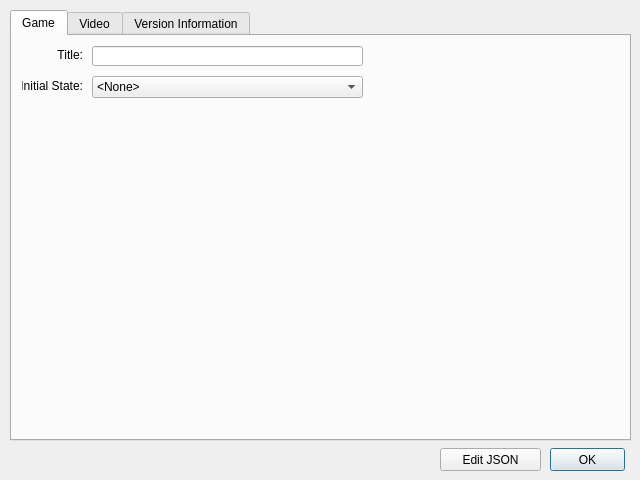
<?xml version="1.0" encoding="UTF-8"?>
<ui version="4.0">
 <class>ConfigurationDialog</class>
 <widget class="QDialog" name="ConfigurationDialog">
  <property name="geometry">
   <rect>
    <x>0</x>
    <y>0</y>
    <width>640</width>
    <height>480</height>
   </rect>
  </property>
  <property name="sizePolicy">
   <sizepolicy hsizetype="Fixed" vsizetype="Fixed">
    <horstretch>0</horstretch>
    <verstretch>0</verstretch>
   </sizepolicy>
  </property>
  <property name="minimumSize">
   <size>
    <width>640</width>
    <height>480</height>
   </size>
  </property>
  <property name="maximumSize">
   <size>
    <width>640</width>
    <height>480</height>
   </size>
  </property>
  <property name="windowTitle">
   <string>Game Configuration</string>
  </property>
  <property name="windowIcon">
   <iconset resource="../../resources/icons.qrc">
    <normaloff>:/icons/preferences.png</normaloff>:/icons/preferences.png</iconset>
  </property>
  <property name="modal">
   <bool>false</bool>
  </property>
  <widget class="QTabWidget" name="tabWidget">
   <property name="geometry">
    <rect>
     <x>10</x>
     <y>10</y>
     <width>621</width>
     <height>431</height>
    </rect>
   </property>
   <property name="tabPosition">
    <enum>QTabWidget::North</enum>
   </property>
   <property name="tabShape">
    <enum>QTabWidget::Rounded</enum>
   </property>
   <property name="currentIndex">
    <number>0</number>
   </property>
   <property name="elideMode">
    <enum>Qt::ElideNone</enum>
   </property>
   <property name="documentMode">
    <bool>false</bool>
   </property>
   <widget class="QWidget" name="tabGame">
    <attribute name="title">
     <string>Game</string>
    </attribute>
    <widget class="QLabel" name="labelTitle">
     <property name="geometry">
      <rect>
       <x>10</x>
       <y>11</y>
       <width>61</width>
       <height>16</height>
      </rect>
     </property>
     <property name="text">
      <string>Title:</string>
     </property>
     <property name="alignment">
      <set>Qt::AlignRight|Qt::AlignTrailing|Qt::AlignVCenter</set>
     </property>
    </widget>
    <widget class="QLineEdit" name="lineEditTitle">
     <property name="geometry">
      <rect>
       <x>80</x>
       <y>10</y>
       <width>271</width>
       <height>20</height>
      </rect>
     </property>
    </widget>
    <widget class="QLabel" name="labelInitialState">
     <property name="geometry">
      <rect>
       <x>10</x>
       <y>40</y>
       <width>61</width>
       <height>20</height>
      </rect>
     </property>
     <property name="text">
      <string>Initial State:</string>
     </property>
     <property name="alignment">
      <set>Qt::AlignRight|Qt::AlignTrailing|Qt::AlignVCenter</set>
     </property>
    </widget>
    <widget class="QComboBox" name="comboBoxInitialState">
     <property name="geometry">
      <rect>
       <x>80</x>
       <y>40</y>
       <width>271</width>
       <height>22</height>
      </rect>
     </property>
     <item>
      <property name="text">
       <string>&lt;None&gt;</string>
      </property>
     </item>
    </widget>
   </widget>
   <widget class="QWidget" name="tabVideo">
    <attribute name="title">
     <string>Video</string>
    </attribute>
    <widget class="QGroupBox" name="groupBoxVideoWindow">
     <property name="geometry">
      <rect>
       <x>10</x>
       <y>10</y>
       <width>291</width>
       <height>181</height>
      </rect>
     </property>
     <property name="title">
      <string>Window</string>
     </property>
     <widget class="QGroupBox" name="groupBoxVideoVideoWindowSize">
      <property name="geometry">
       <rect>
        <x>10</x>
        <y>20</y>
        <width>161</width>
        <height>81</height>
       </rect>
      </property>
      <property name="title">
       <string>Size</string>
      </property>
      <widget class="QLabel" name="labelVindowWindowWidth">
       <property name="geometry">
        <rect>
         <x>10</x>
         <y>22</y>
         <width>41</width>
         <height>16</height>
        </rect>
       </property>
       <property name="text">
        <string>Width:</string>
       </property>
       <property name="alignment">
        <set>Qt::AlignRight|Qt::AlignTrailing|Qt::AlignVCenter</set>
       </property>
      </widget>
      <widget class="QLabel" name="labelVindowWindowHeight">
       <property name="geometry">
        <rect>
         <x>10</x>
         <y>52</y>
         <width>41</width>
         <height>16</height>
        </rect>
       </property>
       <property name="text">
        <string>Height:</string>
       </property>
       <property name="alignment">
        <set>Qt::AlignRight|Qt::AlignTrailing|Qt::AlignVCenter</set>
       </property>
      </widget>
      <widget class="QSpinBox" name="spinBoxVideoWindowWidth">
       <property name="geometry">
        <rect>
         <x>60</x>
         <y>20</y>
         <width>81</width>
         <height>22</height>
        </rect>
       </property>
       <property name="maximum">
        <number>2560</number>
       </property>
      </widget>
      <widget class="QSpinBox" name="spinBoxVideoWindowHeight">
       <property name="geometry">
        <rect>
         <x>60</x>
         <y>50</y>
         <width>81</width>
         <height>22</height>
        </rect>
       </property>
       <property name="maximum">
        <number>2048</number>
       </property>
      </widget>
     </widget>
     <widget class="QCheckBox" name="checkBoxVideoFullscreen">
      <property name="geometry">
       <rect>
        <x>10</x>
        <y>110</y>
        <width>70</width>
        <height>17</height>
       </rect>
      </property>
      <property name="text">
       <string>Fullscreen</string>
      </property>
     </widget>
     <widget class="QCheckBox" name="checkBoxVideoVsync">
      <property name="geometry">
       <rect>
        <x>10</x>
        <y>130</y>
        <width>70</width>
        <height>17</height>
       </rect>
      </property>
      <property name="text">
       <string>Vsync</string>
      </property>
     </widget>
     <widget class="QCheckBox" name="checkBoxVideoCursor">
      <property name="geometry">
       <rect>
        <x>10</x>
        <y>150</y>
        <width>91</width>
        <height>17</height>
       </rect>
      </property>
      <property name="text">
       <string>Cursor visible</string>
      </property>
     </widget>
    </widget>
    <widget class="QGroupBox" name="groupBoxVideo">
     <property name="geometry">
      <rect>
       <x>310</x>
       <y>10</y>
       <width>291</width>
       <height>80</height>
      </rect>
     </property>
     <property name="title">
      <string>Video</string>
     </property>
     <widget class="QLabel" name="labelTargetFramerate">
      <property name="geometry">
       <rect>
        <x>10</x>
        <y>22</y>
        <width>101</width>
        <height>16</height>
       </rect>
      </property>
      <property name="text">
       <string>Target Framerate:</string>
      </property>
      <property name="alignment">
       <set>Qt::AlignRight|Qt::AlignTrailing|Qt::AlignVCenter</set>
      </property>
     </widget>
     <widget class="QSpinBox" name="spinBoxVideoFramerate">
      <property name="geometry">
       <rect>
        <x>120</x>
        <y>20</y>
        <width>51</width>
        <height>22</height>
       </rect>
      </property>
     </widget>
     <widget class="QLabel" name="labelAaLevel">
      <property name="geometry">
       <rect>
        <x>10</x>
        <y>50</y>
        <width>101</width>
        <height>20</height>
       </rect>
      </property>
      <property name="text">
       <string>Anti-Aliasing Level:</string>
      </property>
      <property name="alignment">
       <set>Qt::AlignRight|Qt::AlignTrailing|Qt::AlignVCenter</set>
      </property>
     </widget>
     <widget class="QComboBox" name="comboBoxVideoAaLevel">
      <property name="geometry">
       <rect>
        <x>120</x>
        <y>50</y>
        <width>51</width>
        <height>22</height>
       </rect>
      </property>
      <item>
       <property name="text">
        <string>0</string>
       </property>
      </item>
      <item>
       <property name="text">
        <string>2</string>
       </property>
      </item>
      <item>
       <property name="text">
        <string>4</string>
       </property>
      </item>
      <item>
       <property name="text">
        <string>8</string>
       </property>
      </item>
      <item>
       <property name="text">
        <string>16</string>
       </property>
      </item>
      <item>
       <property name="text">
        <string>32</string>
       </property>
      </item>
     </widget>
    </widget>
    <widget class="QGroupBox" name="groupBoxTextureSheets">
     <property name="geometry">
      <rect>
       <x>310</x>
       <y>100</y>
       <width>291</width>
       <height>91</height>
      </rect>
     </property>
     <property name="title">
      <string>Texture Sheets</string>
     </property>
     <property name="alignment">
      <set>Qt::AlignLeading|Qt::AlignLeft|Qt::AlignVCenter</set>
     </property>
     <property name="flat">
      <bool>false</bool>
     </property>
     <widget class="QLabel" name="labelSheetSize">
      <property name="geometry">
       <rect>
        <x>10</x>
        <y>20</y>
        <width>61</width>
        <height>20</height>
       </rect>
      </property>
      <property name="text">
       <string>Sheet Size:</string>
      </property>
      <property name="alignment">
       <set>Qt::AlignRight|Qt::AlignTrailing|Qt::AlignVCenter</set>
      </property>
     </widget>
     <widget class="QComboBox" name="comboBoxTextureSheetSize">
      <property name="geometry">
       <rect>
        <x>80</x>
        <y>20</y>
        <width>69</width>
        <height>22</height>
       </rect>
      </property>
      <item>
       <property name="text">
        <string>1024</string>
       </property>
      </item>
      <item>
       <property name="text">
        <string>2048</string>
       </property>
      </item>
      <item>
       <property name="text">
        <string>4096</string>
       </property>
      </item>
      <item>
       <property name="text">
        <string>8192</string>
       </property>
      </item>
      <item>
       <property name="text">
        <string>16320</string>
       </property>
      </item>
     </widget>
     <widget class="QPushButton" name="pushButtonVideoTextureSheetsPreview">
      <property name="geometry">
       <rect>
        <x>10</x>
        <y>50</y>
        <width>141</width>
        <height>23</height>
       </rect>
      </property>
      <property name="text">
       <string>Preview</string>
      </property>
      <property name="icon">
       <iconset resource="../../resources/icons.qrc">
        <normaloff>:/icons/rainbow.png</normaloff>:/icons/rainbow.png</iconset>
      </property>
      <property name="autoDefault">
       <bool>false</bool>
      </property>
     </widget>
    </widget>
   </widget>
   <widget class="QWidget" name="tabVersionInformation">
    <attribute name="title">
     <string>Version Information</string>
    </attribute>
    <widget class="QLabel" name="labelVersion">
     <property name="geometry">
      <rect>
       <x>10</x>
       <y>20</y>
       <width>71</width>
       <height>16</height>
      </rect>
     </property>
     <property name="text">
      <string>Version:</string>
     </property>
     <property name="alignment">
      <set>Qt::AlignRight|Qt::AlignTrailing|Qt::AlignVCenter</set>
     </property>
    </widget>
    <widget class="QLineEdit" name="lineEditVersion">
     <property name="geometry">
      <rect>
       <x>90</x>
       <y>20</y>
       <width>151</width>
       <height>20</height>
      </rect>
     </property>
    </widget>
    <widget class="QLabel" name="labelDescription">
     <property name="geometry">
      <rect>
       <x>10</x>
       <y>72</y>
       <width>71</width>
       <height>16</height>
      </rect>
     </property>
     <property name="text">
      <string>Description:</string>
     </property>
     <property name="alignment">
      <set>Qt::AlignRight|Qt::AlignTrailing|Qt::AlignVCenter</set>
     </property>
    </widget>
    <widget class="QLabel" name="labelProduct">
     <property name="geometry">
      <rect>
       <x>10</x>
       <y>102</y>
       <width>71</width>
       <height>16</height>
      </rect>
     </property>
     <property name="text">
      <string>Product:</string>
     </property>
     <property name="alignment">
      <set>Qt::AlignRight|Qt::AlignTrailing|Qt::AlignVCenter</set>
     </property>
    </widget>
    <widget class="QLabel" name="labelCompany">
     <property name="geometry">
      <rect>
       <x>10</x>
       <y>132</y>
       <width>71</width>
       <height>16</height>
      </rect>
     </property>
     <property name="text">
      <string>Company:</string>
     </property>
     <property name="alignment">
      <set>Qt::AlignRight|Qt::AlignTrailing|Qt::AlignVCenter</set>
     </property>
    </widget>
    <widget class="QLabel" name="labelCopyright">
     <property name="geometry">
      <rect>
       <x>10</x>
       <y>162</y>
       <width>71</width>
       <height>16</height>
      </rect>
     </property>
     <property name="text">
      <string>Copyright:</string>
     </property>
     <property name="alignment">
      <set>Qt::AlignRight|Qt::AlignTrailing|Qt::AlignVCenter</set>
     </property>
    </widget>
    <widget class="QLabel" name="labelTrademark">
     <property name="geometry">
      <rect>
       <x>10</x>
       <y>192</y>
       <width>71</width>
       <height>16</height>
      </rect>
     </property>
     <property name="text">
      <string>Trademark:</string>
     </property>
     <property name="alignment">
      <set>Qt::AlignRight|Qt::AlignTrailing|Qt::AlignVCenter</set>
     </property>
    </widget>
    <widget class="QLineEdit" name="lineEditDescription">
     <property name="geometry">
      <rect>
       <x>90</x>
       <y>70</y>
       <width>151</width>
       <height>20</height>
      </rect>
     </property>
    </widget>
    <widget class="QLineEdit" name="lineEditProduct">
     <property name="geometry">
      <rect>
       <x>90</x>
       <y>100</y>
       <width>151</width>
       <height>20</height>
      </rect>
     </property>
    </widget>
    <widget class="QLineEdit" name="lineEditCompany">
     <property name="geometry">
      <rect>
       <x>90</x>
       <y>130</y>
       <width>151</width>
       <height>20</height>
      </rect>
     </property>
    </widget>
    <widget class="QLineEdit" name="lineEditCopyright">
     <property name="geometry">
      <rect>
       <x>90</x>
       <y>160</y>
       <width>151</width>
       <height>20</height>
      </rect>
     </property>
    </widget>
    <widget class="QLineEdit" name="lineEditTrademark">
     <property name="geometry">
      <rect>
       <x>90</x>
       <y>190</y>
       <width>151</width>
       <height>20</height>
      </rect>
     </property>
    </widget>
    <widget class="QCheckBox" name="checkBoxIncrementVersion">
     <property name="geometry">
      <rect>
       <x>90</x>
       <y>46</y>
       <width>151</width>
       <height>17</height>
      </rect>
     </property>
     <property name="text">
      <string>Increment build</string>
     </property>
    </widget>
   </widget>
  </widget>
  <widget class="QPushButton" name="pushButtonOk">
   <property name="geometry">
    <rect>
     <x>550</x>
     <y>448</y>
     <width>75</width>
     <height>23</height>
    </rect>
   </property>
   <property name="text">
    <string>OK</string>
   </property>
  </widget>
  <widget class="QPushButton" name="pushButtonEditJson">
   <property name="geometry">
    <rect>
     <x>440</x>
     <y>448</y>
     <width>101</width>
     <height>23</height>
    </rect>
   </property>
   <property name="text">
    <string>Edit JSON</string>
   </property>
   <property name="icon">
    <iconset resource="../../resources/icons.qrc">
     <normaloff>:/icons/script.png</normaloff>:/icons/script.png</iconset>
   </property>
  </widget>
 </widget>
 <resources>
  <include location="../../resources/icons.qrc"/>
 </resources>
 <connections>
  <connection>
   <sender>pushButtonOk</sender>
   <signal>clicked()</signal>
   <receiver>ConfigurationDialog</receiver>
   <slot>close()</slot>
   <hints>
    <hint type="sourcelabel">
     <x>587</x>
     <y>459</y>
    </hint>
    <hint type="destinationlabel">
     <x>319</x>
     <y>239</y>
    </hint>
   </hints>
  </connection>
 </connections>
</ui>
